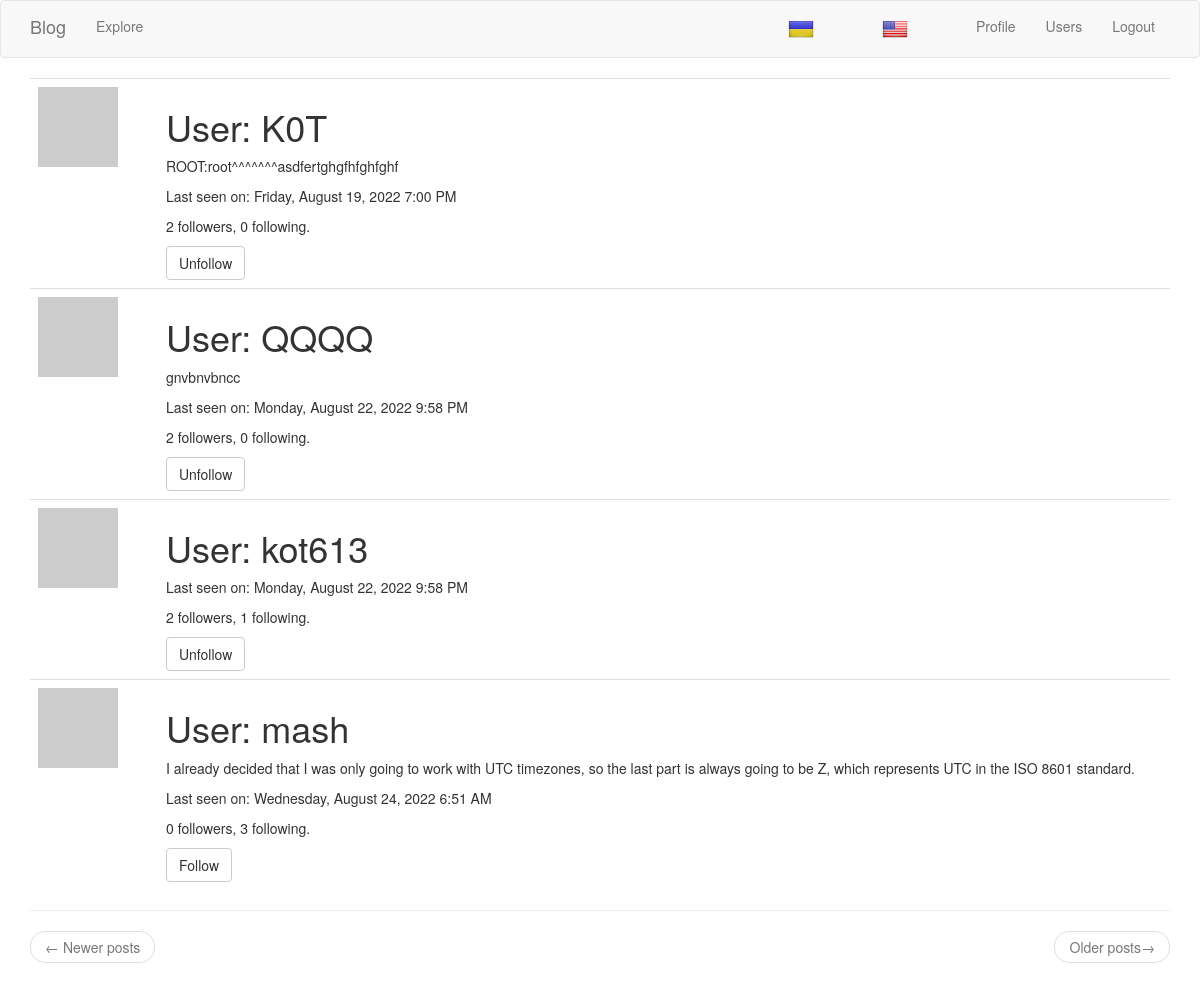
Page /users (signed in) on the earlier database version.
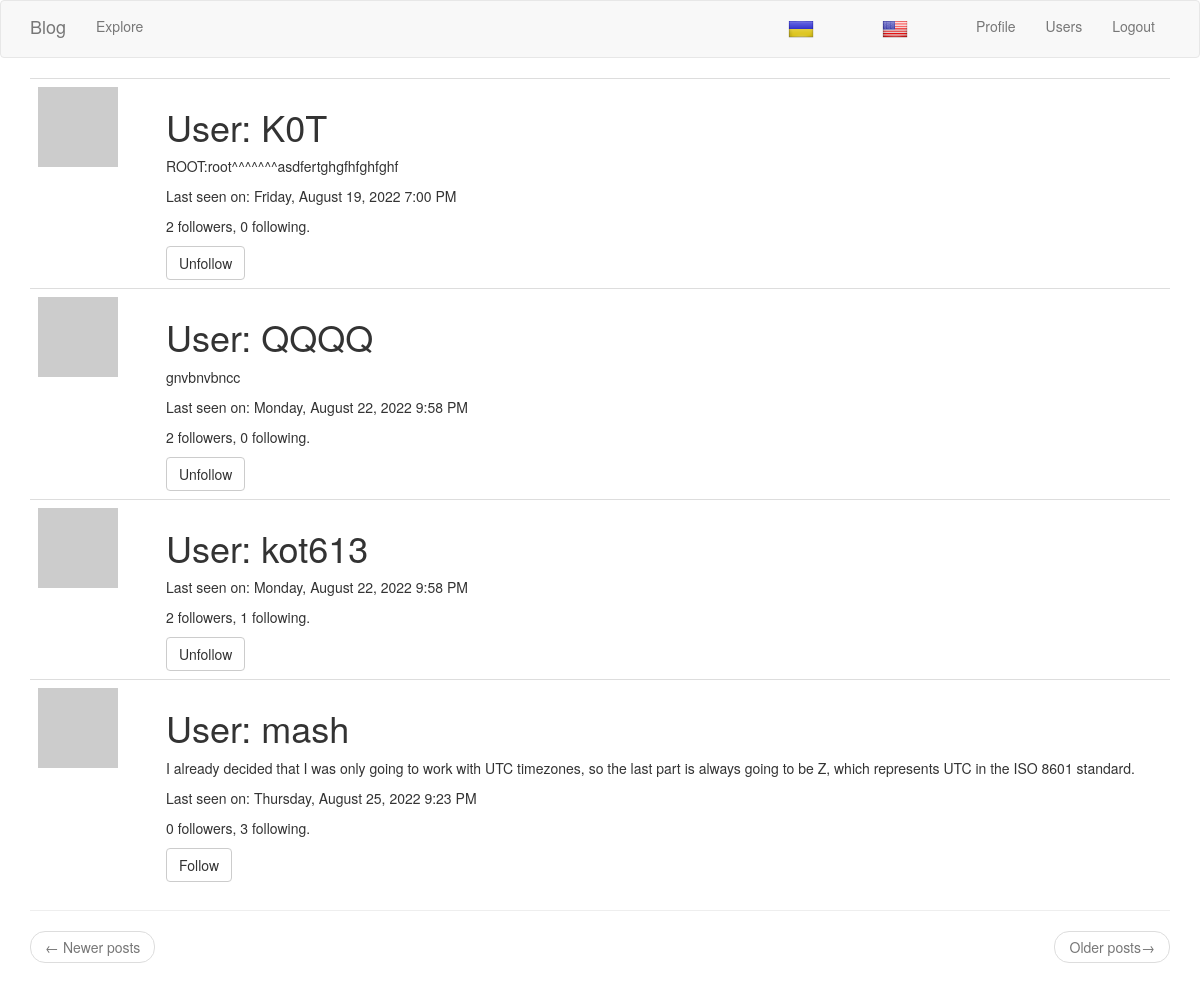
Same page on the later database version.
### app/models.py (models this page shows, shortened)
class User(UserMixin, db.Model):
    id = db.Column(db.Integer, primary_key=True)
    username = db.Column(db.String(64), index=True, unique=True)
    email = db.Column(db.String(120), index=True, unique=True)
    password_hash = db.Column(db.String(128))
    about_me = db.Column(db.String(255))
    last_seen = db.Column(db.DateTime, default=datetime.utcnow)
    posts = db.relationship('Post', backref='author', lazy='dynamic')
    followed = db.relationship(
        'User', secondary=followers,
        primaryjoin=(followers.c.follower_id == id),
        secondaryjoin=(followers.c.followed_id == id),
        backref=db.backref('followers', lazy='dynamic'), lazy='dynamic')
    def avatar(self, size):
        digest = md5(self.email.lower().encode('utf-8')).hexdigest()
        return f'https://www.gravatar.com/avatar/{digest}?d=identicon&s={size}'
    def is_following(self, user):
        return self.followed.filter(
            followers.c.followed_id == user.id).count() > 0

### app/main/routes.py (the view)
@bp.route('/users')
@login_required
def users():
    form = EmptyForm()
    users = db.session.query(User).all()
    return render_template('users.html', title=_('Users'), users=users, form=form)

### app/main/forms.py
class EmptyForm(FlaskForm):
    submit = SubmitField(_l('Submit'))

### app/main/routes.py (called while the page is built)
@bp.before_request
def before_request():
    if current_user.is_authenticated:
        current_user.last_seen = datetime.utcnow()
        db.session.commit()

### app/models.py (called while the page is built)
@login.user_loader
def load_user(id_db):
    return User.query.get(int(id_db))

### app/templates/users.html (shortened to what this page needs)
{% extends "base.html" %}
{% block app_content %}
<table class="table table-hover">
    {% for user in users %}
    {% if user != current_user %}
    <tr>
        <td width="128px"><img src="{{ user.avatar(128) }}"></td>
        <td>
            <h1>{{ _('User:') }} {{ user.username }}</h1>
            {% if user.about_me %}<p>{{ user.about_me }}</p>{% endif %}
            {% if user.last_seen %}<p>{{ _('Last seen on:') }} {{ moment(user.last_seen).format('LLLL') }}</p>{% endif %}
            <p>{{ user.followers.count() }} {{ _('followers,') }} {{ user.followed.count() }} {{ _('following.') }}</p>
            {% if user == current_user %}
            <p><a href="{{ url_for('main.edit_profile') }}">{{ _('Edit your profile') }}</a></p>
            {% elif not current_user.is_following(user) %}
            <p>
            <form action="{{ url_for('main.follow', username=user.username) }}" method="post">
                {{ form.submit(value=_('Follow'), class_='btn btn-default') }}
            </form>
            {% else %}
            <p>
            <form action="{{ url_for('main.unfollow', username=user.username) }}" method="post">
                {{ form.submit(value=_('Unfollow'), class_='btn btn-default') }}
            </form>
            {% endif %}
        </td>
    </tr>
    {% endif %}
    {% endfor %}
</table>
<hr>
<nav aria-label="...">
    <ul class="pager">
        <li class="previous{% if not prev_url %} disabled{% endif %}">
            <a href="{{ prev_url or '#' }}"><span aria-hidden="true">&larr;</span> {{ _('Newer posts') }}</a>
        </li>
        <li class="next{% if not next_url %} disabled{% endif %}">
            <a href="{{ next_url or '#' }}">{{ _('Older posts') }}<span aria-hidden="true">&rarr;</span></a>
        </li>
    </ul>
</nav>
{% endblock %}

### app/templates/base.html (shortened to what this page needs)
{% extends 'bootstrap/base.html' %}
{% block navbar %}
<nav class="navbar navbar-default">
    <div class="container">
        <div class="navbar-header">
            <a class="navbar-brand" href="{{ url_for('main.index') }}">{{ _('Blog') }}</a>
        </div>
        <div class="collapse navbar-collapse" id="bs-example-navbar-collapse-1">
            <ul class="nav navbar-nav">
                <li><a href="{{ url_for('main.explore') }}">{{ _('Explore') }}</a></li>
            </ul>
            <ul class="nav navbar-nav navbar-right">
                <li><a href="{{ url_for('main.language', lang='uk') }}"><img
                        src="{{ url_for('static', filename='image_icon/ukraine.png') }}" alt="{{_('Ukraine') }}"
                        width="40%"></a></li>
                <li><a href="{{ url_for('main.language', lang='en') }}"><img
                        src="{{ url_for('static', filename='image_icon/english.png') }}" alt="{{_('English') }}"
                        width="40%"></a></li>
                {% if current_user.is_anonymous %}
                <li><a href="{{ url_for('auth.login') }}">{{ _('Login') }}</a></li>
                {% else %}
                <li><a href="{{ url_for('main.user', username=current_user.username) }}">{{ _('Profile') }}</a></li>
                <li><a href="{{ url_for('main.users') }}">{{ _('Users') }}</a></li>
                <li><a href="{{ url_for('auth.logout') }}">{{ _('Logout') }}</a></li>
                {% endif %}
            </ul>
        </div>
    </div>
</nav>
{% endblock %}
{% block content %}
<div class="container">
    {% block app_content %}{% endblock %}
</div>
{% endblock %}

Differences in the rows shown:
changed User "mash": last_seen "Wednesday, August 24, 2022 6:51 AM" → "Thursday, August 25, 2022 9:23 PM"
